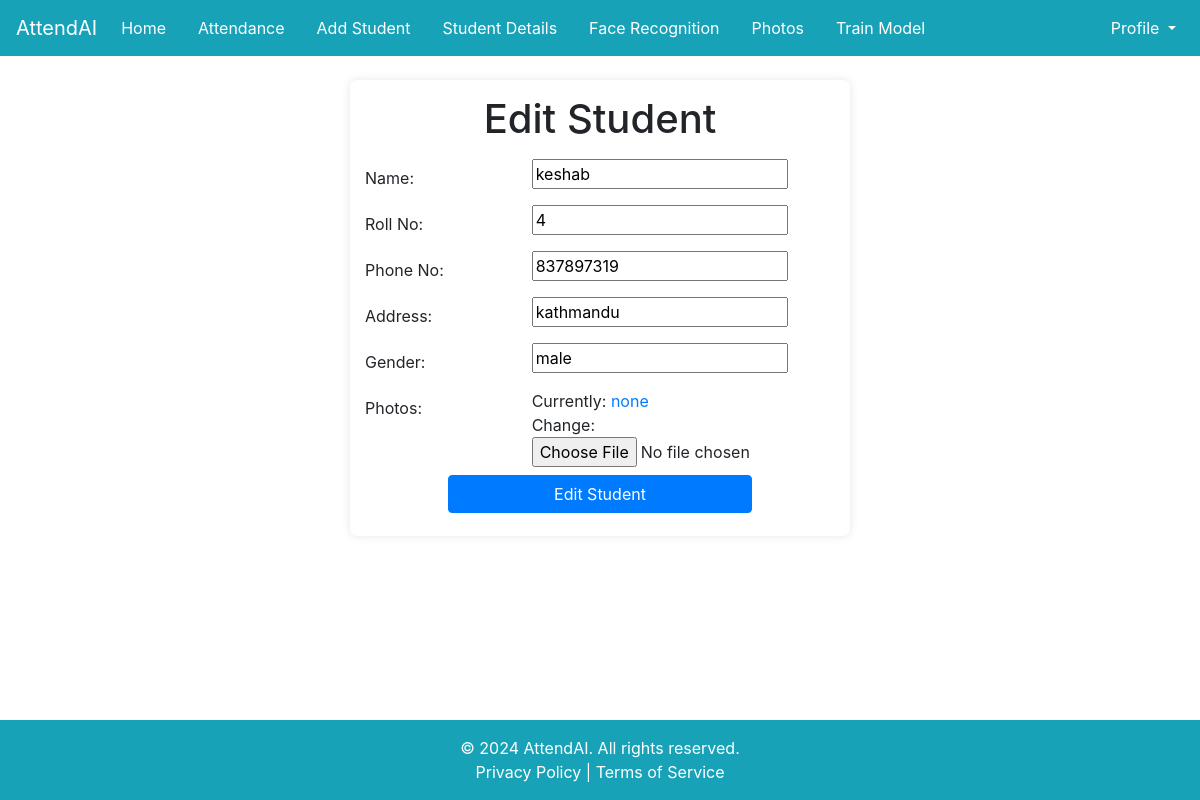
Page /edit/4/ on the committed database.
### myapp/models.py (models this page shows)
class Student(models.Model):
    user = models.ForeignKey(User ,on_delete=models.SET_NULL,null=True, blank=True)
    name=models.CharField(max_length=70)
    rollno=models.IntegerField(unique=True)
    phoneno=models.IntegerField()
    address=models.CharField(max_length=100)
    gender=models.CharField(max_length=100)
    photo = models.ImageField(upload_to='student_photos/',default='none')
    is_present = models.BooleanField(default=False)

### myapp/views.py (the view)
# urls.py: path('edit/<int:rollno>/',views.edit, name='edit'),
def edit(request, rollno):
    obj = Student.objects.get(rollno=rollno)
    form = StudentRegistration(instance=obj)
    if request.method == 'POST':
        form = StudentRegistration(request.POST, instance=obj)
        if form.is_valid():
            form.save()
            return redirect('details')
    template_name = 'editstud.html'
    context = {'form': form}
    return render(request, template_name, context)

### myapp/forms.py
class StudentRegistration(forms.ModelForm):
    GENDER_CHOICES = [
        ('M', 'Male'),
        ('F', 'Female'),
    ]
    class Meta:
        model = Student
        fields = ['name', 'rollno', 'phoneno','address','gender','photo']

### templates/editstud.html (shortened to what this page needs)
    {% extends 'base.html' %}
    {% block content %}
    <div class="container-fluid center-form">
        <div class="form-container">
            <h1 class="text-center">Edit Student</h1>
            <form method="post" class="mt-3">
                <div class="form-group row">
                    <label for="id_name" class="col-sm-4 col-form-label">Name:</label>
                    <div class="col-sm-8">
                        {{ form.name }}
                    </div>
                </div>
                <div class="form-group row">
                    <label for="id_rollno" class="col-sm-4 col-form-label">Roll No:</label>
                    <div class="col-sm-8">
                        {{ form.rollno }}
                    </div>
                </div>
                <div class="form-group row">
                    <label for="id_phoneno" class="col-sm-4 col-form-label">Phone No:</label>
                    <div class="col-sm-8">
                        {{ form.phoneno }}
                    </div>
                </div>
                <div class="form-group row">
                    <label for="id_address" class="col-sm-4 col-form-label">Address:</label>
                    <div class="col-sm-8">
                        {{ form.address }}
                    </div>
                </div>
                <div class="form-group row">
                    <label for="id_gender" class="col-sm-4 col-form-label">Gender:</label>
                    <div class="col-sm-8">
                        {{ form.gender }}
                    </div>
                </div>
                <div class="form-group row">
                    <label for="id_gender" class="col-sm-4 col-form-label">Photos:</label>
                    <div class="col-sm-8">
                        {{ form.photo }}
                    </div>
                </div>
                <div class="form-group row justify-content-center">
                    <div class="col-sm-8">
                        <button type="submit" class="btn btn-primary btn-block">Edit Student</button>
                    </div>
                </div>
            </form>
        </div>
    </div>
    {% endblock content %}

### templates/base.html (style rules this page uses)
html, body { height: 100%; }
body { display: flex; flex-direction: column; }

### templates/editstud.html (style rules this page uses)
body { background-image: url('https://plus.unsplash.com/premium_photo-1683121710572-7723bd2e235d?q=80&w=2232&auto=format&fit=crop&ixlib=rb-4.0.3&ixid=M3wxMjA3fDB8MHxwaG90by1wYWdlfHx8fGVufDB8fHx8fA%3D%3D'); background-size: cover; background-position: center; background-repeat: no-repeat; background-attachment: fixed; opacity: 1.0; }
.form-container { max-width: 500px; margin: auto; background-color: rgba(255, 255, 255, 0.9); padding: 15px; border-radius: 8px; box-shadow: 0px 0px 10px rgba(0, 0, 0, 0.1); }
.form-group { margin-bottom: 0.5rem; }
.form-group label { margin-bottom: 0; }
.btn { padding: 0.375rem 0.75rem; }

### rows in the picture
Student: name "keshab", rollno "4", phoneno "837897319", address "kathmandu", gender "male"
